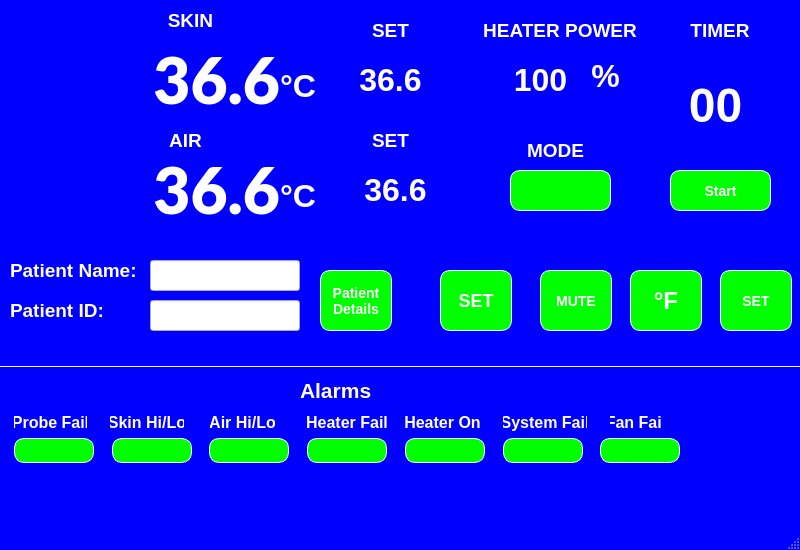
<?xml version="1.0" encoding="UTF-8"?>
<ui version="4.0">
 <class>MainWindow</class>
 <widget class="QMainWindow" name="MainWindow">
  <property name="geometry">
   <rect>
    <x>0</x>
    <y>0</y>
    <width>800</width>
    <height>550</height>
   </rect>
  </property>
  <property name="minimumSize">
   <size>
    <width>800</width>
    <height>550</height>
   </size>
  </property>
  <property name="maximumSize">
   <size>
    <width>870</width>
    <height>550</height>
   </size>
  </property>
  <property name="cursor">
   <cursorShape>PointingHandCursor</cursorShape>
  </property>
  <property name="windowTitle">
   <string>MainWindow</string>
  </property>
  <property name="styleSheet">
   <string notr="true">QMainWindow{background-color:blue ;}</string>
  </property>
  <widget class="QWidget" name="centralwidget">
   <widget class="QToolButton" name="heaterLabelMode">
    <property name="geometry">
     <rect>
      <x>510</x>
      <y>170</y>
      <width>101</width>
      <height>41</height>
     </rect>
    </property>
    <property name="styleSheet">
     <string notr="true">QToolButton{
    border-style: outset;
    border-width: 1px;
    border-radius: 10px;
    border-color: beige;
    font: bold 14px;
 
    padding: 6px;
    background-color: #00FF00 ;
    color:#FFFFFF;
}
 QToolButton:pressed {
    background-color: gray;
    border-style: inset;
}</string>
    </property>
    <property name="text">
     <string/>
    </property>
    <property name="iconSize">
     <size>
      <width>42</width>
      <height>42</height>
     </size>
    </property>
   </widget>
   <widget class="QToolButton" name="timerButton">
    <property name="geometry">
     <rect>
      <x>670</x>
      <y>170</y>
      <width>101</width>
      <height>41</height>
     </rect>
    </property>
    <property name="styleSheet">
     <string notr="true">QToolButton{
    border-style: outset;
    border-width: 1px;
    border-radius: 10px;
    border-color: beige;
    font: bold 14px;
 
    padding: 6px;
    background-color: #00FF00 ;
    color:#FFFFFF;
}
 QToolButton:pressed {
    background-color: gray;
    border-style: inset;
}</string>
    </property>
    <property name="text">
     <string>Start</string>
    </property>
    <property name="icon">
     <iconset>
      <normaloff>icon/play_white.png</normaloff>icon/play_white.png</iconset>
    </property>
    <property name="iconSize">
     <size>
      <width>42</width>
      <height>42</height>
     </size>
    </property>
   </widget>
   <widget class="Line" name="line">
    <property name="geometry">
     <rect>
      <x>0</x>
      <y>366</y>
      <width>801</width>
      <height>1</height>
     </rect>
    </property>
    <property name="styleSheet">
     <string notr="true">Line{

 
    border-width: 1px;
 
    border-color: beige; 
  
 
    background-color:#aa0000;
}</string>
    </property>
    <property name="orientation">
     <enum>Qt::Horizontal</enum>
    </property>
   </widget>
   <widget class="QToolButton" name="muteToolButton">
    <property name="geometry">
     <rect>
      <x>540</x>
      <y>270</y>
      <width>72</width>
      <height>61</height>
     </rect>
    </property>
    <property name="minimumSize">
     <size>
      <width>72</width>
      <height>61</height>
     </size>
    </property>
    <property name="maximumSize">
     <size>
      <width>72</width>
      <height>61</height>
     </size>
    </property>
    <property name="styleSheet">
     <string notr="true">QToolButton{
    border-style: outset;
    border-width: 1px;
    border-radius: 10px;
    border-color: beige;
    font: bold 14px;
 
    padding: 6px;
    background-color: #00FF00 ;
    color:#FFFFFF;
}
QToolButton:pressed {
    background-color: gray;
    border-style: inset;
}</string>
    </property>
    <property name="text">
     <string>MUTE</string>
    </property>
    <property name="icon">
     <iconset>
      <normaloff>icon/speaker-on-white.png</normaloff>icon/speaker-on-white.png</iconset>
    </property>
    <property name="iconSize">
     <size>
      <width>42</width>
      <height>42</height>
     </size>
    </property>
   </widget>
   <widget class="QToolButton" name="setPointBtn">
    <property name="geometry">
     <rect>
      <x>440</x>
      <y>270</y>
      <width>72</width>
      <height>61</height>
     </rect>
    </property>
    <property name="minimumSize">
     <size>
      <width>72</width>
      <height>61</height>
     </size>
    </property>
    <property name="maximumSize">
     <size>
      <width>72</width>
      <height>61</height>
     </size>
    </property>
    <property name="font">
     <font>
      <pointsize>-1</pointsize>
      <weight>75</weight>
      <italic>false</italic>
      <bold>true</bold>
     </font>
    </property>
    <property name="styleSheet">
     <string notr="true">QToolButton{
    border-style: outset;
    border-width: 1px;
    border-radius: 10px;
    border-color: beige;
     font: bold 18px;
 
    padding: 6px;
    background-color: #00FF00 ;
    color:#FFFFFF;
}
QToolButton:pressed {
    background-color: gray;;
    border-style: inset;
}</string>
    </property>
    <property name="text">
     <string>SET</string>
    </property>
    <property name="iconSize">
     <size>
      <width>42</width>
      <height>42</height>
     </size>
    </property>
   </widget>
   <widget class="QToolButton" name="unitChangeToolButton">
    <property name="geometry">
     <rect>
      <x>630</x>
      <y>270</y>
      <width>72</width>
      <height>61</height>
     </rect>
    </property>
    <property name="minimumSize">
     <size>
      <width>72</width>
      <height>61</height>
     </size>
    </property>
    <property name="maximumSize">
     <size>
      <width>72</width>
      <height>61</height>
     </size>
    </property>
    <property name="font">
     <font>
      <pointsize>-1</pointsize>
      <weight>75</weight>
      <italic>false</italic>
      <bold>true</bold>
     </font>
    </property>
    <property name="styleSheet">
     <string notr="true">QToolButton{
    border-style: outset;
    border-width: 1px;
    border-radius: 10px;
    border-color: beige;
    font: bold 24px;
 
    padding: 6px;
    background-color: #00FF00 ;
    color:#FFFFFF;
}
QToolButton:pressed {
    background-color: gray;
    border-style: inset;
}</string>
    </property>
    <property name="text">
     <string>°F</string>
    </property>
    <property name="iconSize">
     <size>
      <width>42</width>
      <height>42</height>
     </size>
    </property>
   </widget>
   <widget class="QLabel" name="label_10">
    <property name="geometry">
     <rect>
      <x>540</x>
      <y>40</y>
      <width>60</width>
      <height>60</height>
     </rect>
    </property>
    <property name="minimumSize">
     <size>
      <width>60</width>
      <height>60</height>
     </size>
    </property>
    <property name="maximumSize">
     <size>
      <width>60</width>
      <height>60</height>
     </size>
    </property>
    <property name="text">
     <string/>
    </property>
    <property name="pixmap">
     <pixmap>../../.designer/backup/icon/heater_white_60_60.png</pixmap>
    </property>
    <property name="scaledContents">
     <bool>true</bool>
    </property>
   </widget>
   <widget class="QLabel" name="label_9">
    <property name="geometry">
     <rect>
      <x>20</x>
      <y>150</y>
      <width>60</width>
      <height>60</height>
     </rect>
    </property>
    <property name="minimumSize">
     <size>
      <width>60</width>
      <height>60</height>
     </size>
    </property>
    <property name="maximumSize">
     <size>
      <width>60</width>
      <height>60</height>
     </size>
    </property>
    <property name="text">
     <string/>
    </property>
    <property name="pixmap">
     <pixmap>icon/thermometer_60_60.png</pixmap>
    </property>
    <property name="scaledContents">
     <bool>true</bool>
    </property>
   </widget>
   <widget class="QLabel" name="tempLabel4">
    <property name="geometry">
     <rect>
      <x>90</x>
      <y>150</y>
      <width>190</width>
      <height>77</height>
     </rect>
    </property>
    <property name="minimumSize">
     <size>
      <width>190</width>
      <height>77</height>
     </size>
    </property>
    <property name="maximumSize">
     <size>
      <width>190</width>
      <height>77</height>
     </size>
    </property>
    <property name="font">
     <font>
      <family>Lato Black</family>
      <pointsize>48</pointsize>
      <weight>75</weight>
      <bold>true</bold>
     </font>
    </property>
    <property name="styleSheet">
     <string notr="true">QLabel{
  
    color:#FFFFFF;
}
QLabel:pressed {
    background-color: gray;
    border-style: inset;
}</string>
    </property>
    <property name="text">
     <string>36.6</string>
    </property>
    <property name="alignment">
     <set>Qt::AlignRight|Qt::AlignTrailing|Qt::AlignVCenter</set>
    </property>
   </widget>
   <widget class="QLabel" name="setLabelAirTemp">
    <property name="geometry">
     <rect>
      <x>350</x>
      <y>170</y>
      <width>91</width>
      <height>40</height>
     </rect>
    </property>
    <property name="font">
     <font>
      <pointsize>24</pointsize>
      <weight>75</weight>
      <bold>true</bold>
     </font>
    </property>
    <property name="styleSheet">
     <string notr="true">QLabel{
  
    color:#FFFFFF;
}
QLabel:pressed {
    background-color: gray;
    border-style: inset;
}</string>
    </property>
    <property name="text">
     <string>36.6</string>
    </property>
    <property name="alignment">
     <set>Qt::AlignCenter</set>
    </property>
   </widget>
   <widget class="QLabel" name="setTitleLabel4">
    <property name="geometry">
     <rect>
      <x>160</x>
      <y>130</y>
      <width>51</width>
      <height>20</height>
     </rect>
    </property>
    <property name="maximumSize">
     <size>
      <width>150</width>
      <height>20</height>
     </size>
    </property>
    <property name="font">
     <font>
      <pointsize>14</pointsize>
      <weight>75</weight>
      <bold>true</bold>
     </font>
    </property>
    <property name="styleSheet">
     <string notr="true">QLabel{
  
    color:#FFFFFF;
}
QLabel:pressed {
    background-color: gray;
    border-style: inset;
}</string>
    </property>
    <property name="text">
     <string>AIR</string>
    </property>
    <property name="alignment">
     <set>Qt::AlignCenter</set>
    </property>
   </widget>
   <widget class="QLabel" name="setTitleLabel2">
    <property name="geometry">
     <rect>
      <x>360</x>
      <y>130</y>
      <width>61</width>
      <height>20</height>
     </rect>
    </property>
    <property name="maximumSize">
     <size>
      <width>150</width>
      <height>20</height>
     </size>
    </property>
    <property name="font">
     <font>
      <pointsize>14</pointsize>
      <weight>75</weight>
      <bold>true</bold>
     </font>
    </property>
    <property name="styleSheet">
     <string notr="true">QLabel{
  
    color:#FFFFFF;
}
QLabel:pressed {
    background-color: gray;
    border-style: inset;
}</string>
    </property>
    <property name="text">
     <string>SET</string>
    </property>
    <property name="alignment">
     <set>Qt::AlignCenter</set>
    </property>
   </widget>
   <widget class="QLabel" name="label_8">
    <property name="geometry">
     <rect>
      <x>20</x>
      <y>40</y>
      <width>60</width>
      <height>60</height>
     </rect>
    </property>
    <property name="minimumSize">
     <size>
      <width>60</width>
      <height>60</height>
     </size>
    </property>
    <property name="maximumSize">
     <size>
      <width>60</width>
      <height>60</height>
     </size>
    </property>
    <property name="text">
     <string/>
    </property>
    <property name="pixmap">
     <pixmap>icon/thermometer_60_60.png</pixmap>
    </property>
    <property name="scaledContents">
     <bool>true</bool>
    </property>
   </widget>
   <widget class="QLabel" name="setTitleLabel1">
    <property name="geometry">
     <rect>
      <x>350</x>
      <y>20</y>
      <width>81</width>
      <height>20</height>
     </rect>
    </property>
    <property name="font">
     <font>
      <pointsize>14</pointsize>
      <weight>75</weight>
      <bold>true</bold>
     </font>
    </property>
    <property name="styleSheet">
     <string notr="true">QLabel{
  
    color:#FFFFFF;
}
QLabel:pressed {
    background-color: gray;
    border-style: inset;
}</string>
    </property>
    <property name="text">
     <string>SET</string>
    </property>
    <property name="alignment">
     <set>Qt::AlignCenter</set>
    </property>
   </widget>
   <widget class="QLabel" name="setTitleLabel3">
    <property name="geometry">
     <rect>
      <x>160</x>
      <y>10</y>
      <width>61</width>
      <height>20</height>
     </rect>
    </property>
    <property name="maximumSize">
     <size>
      <width>160</width>
      <height>20</height>
     </size>
    </property>
    <property name="font">
     <font>
      <pointsize>14</pointsize>
      <weight>75</weight>
      <bold>true</bold>
     </font>
    </property>
    <property name="styleSheet">
     <string notr="true">QLabel{
  
    color:#FFFFFF;
}
QLabel:pressed {
    background-color: gray;
    border-style: inset;
}</string>
    </property>
    <property name="text">
     <string>SKIN</string>
    </property>
    <property name="alignment">
     <set>Qt::AlignCenter</set>
    </property>
   </widget>
   <widget class="QLabel" name="tempLabel3">
    <property name="geometry">
     <rect>
      <x>90</x>
      <y>40</y>
      <width>190</width>
      <height>77</height>
     </rect>
    </property>
    <property name="minimumSize">
     <size>
      <width>190</width>
      <height>77</height>
     </size>
    </property>
    <property name="maximumSize">
     <size>
      <width>190</width>
      <height>77</height>
     </size>
    </property>
    <property name="font">
     <font>
      <family>Lato Black</family>
      <pointsize>48</pointsize>
      <weight>75</weight>
      <bold>true</bold>
     </font>
    </property>
    <property name="styleSheet">
     <string notr="true">QLabel{
  
    color:#FFFFFF;
}
QLabel:pressed {
    background-color: gray;
    border-style: inset;
}</string>
    </property>
    <property name="text">
     <string>36.6</string>
    </property>
    <property name="alignment">
     <set>Qt::AlignRight|Qt::AlignTrailing|Qt::AlignVCenter</set>
    </property>
   </widget>
   <widget class="QLabel" name="setLabelSkinTemp">
    <property name="geometry">
     <rect>
      <x>340</x>
      <y>60</y>
      <width>101</width>
      <height>40</height>
     </rect>
    </property>
    <property name="maximumSize">
     <size>
      <width>160</width>
      <height>40</height>
     </size>
    </property>
    <property name="font">
     <font>
      <pointsize>24</pointsize>
      <weight>75</weight>
      <bold>true</bold>
     </font>
    </property>
    <property name="styleSheet">
     <string notr="true">QLabel{
  
    color:#FFFFFF;
}
QLabel:pressed {
    background-color: gray;
    border-style: inset;
}</string>
    </property>
    <property name="text">
     <string>36.6</string>
    </property>
    <property name="alignment">
     <set>Qt::AlignCenter</set>
    </property>
   </widget>
   <widget class="QLabel" name="setTitleLabel2_2">
    <property name="geometry">
     <rect>
      <x>510</x>
      <y>140</y>
      <width>91</width>
      <height>20</height>
     </rect>
    </property>
    <property name="maximumSize">
     <size>
      <width>160</width>
      <height>20</height>
     </size>
    </property>
    <property name="font">
     <font>
      <pointsize>14</pointsize>
      <weight>75</weight>
      <bold>true</bold>
     </font>
    </property>
    <property name="styleSheet">
     <string notr="true">QLabel{
  
    color:#FFFFFF;
}
QLabel:pressed {
    background-color: gray;
    border-style: inset;
}</string>
    </property>
    <property name="text">
     <string>MODE</string>
    </property>
    <property name="alignment">
     <set>Qt::AlignCenter</set>
    </property>
   </widget>
   <widget class="QLabel" name="setTitleLabel4_2">
    <property name="geometry">
     <rect>
      <x>480</x>
      <y>20</y>
      <width>160</width>
      <height>20</height>
     </rect>
    </property>
    <property name="maximumSize">
     <size>
      <width>160</width>
      <height>20</height>
     </size>
    </property>
    <property name="font">
     <font>
      <pointsize>14</pointsize>
      <weight>75</weight>
      <bold>true</bold>
     </font>
    </property>
    <property name="styleSheet">
     <string notr="true">QLabel{
  
    color:#FFFFFF;
}
QLabel:pressed {
    background-color: gray;
    border-style: inset;
}</string>
    </property>
    <property name="text">
     <string>HEATER POWER</string>
    </property>
    <property name="alignment">
     <set>Qt::AlignCenter</set>
    </property>
    <property name="wordWrap">
     <bool>true</bool>
    </property>
   </widget>
   <widget class="QLabel" name="heaterLabelShow">
    <property name="geometry">
     <rect>
      <x>500</x>
      <y>60</y>
      <width>81</width>
      <height>40</height>
     </rect>
    </property>
    <property name="maximumSize">
     <size>
      <width>150</width>
      <height>40</height>
     </size>
    </property>
    <property name="font">
     <font>
      <pointsize>24</pointsize>
      <weight>75</weight>
      <bold>true</bold>
     </font>
    </property>
    <property name="styleSheet">
     <string notr="true">QLabel{
  
    color:#FFFFFF;
}
QLabel:pressed {
    background-color: gray;
    border-style: inset;
}</string>
    </property>
    <property name="text">
     <string>100</string>
    </property>
    <property name="alignment">
     <set>Qt::AlignCenter</set>
    </property>
   </widget>
   <widget class="QToolButton" name="patientDetailsToolButton">
    <property name="geometry">
     <rect>
      <x>320</x>
      <y>270</y>
      <width>72</width>
      <height>61</height>
     </rect>
    </property>
    <property name="minimumSize">
     <size>
      <width>72</width>
      <height>61</height>
     </size>
    </property>
    <property name="maximumSize">
     <size>
      <width>72</width>
      <height>61</height>
     </size>
    </property>
    <property name="styleSheet">
     <string notr="true">QToolButton{
    border-style: outset;
    border-width: 1px;
    border-radius: 10px;
    border-color: beige;
    font: bold 14px;
 
    padding: 6px;
    background-color: #00FF00 ;
    color:#FFFFFF;
}
QToolButton:pressed {
    background-color: gray;
    border-style: inset;
}</string>
    </property>
    <property name="text">
     <string>Patient 
Details</string>
    </property>
    <property name="iconSize">
     <size>
      <width>42</width>
      <height>42</height>
     </size>
    </property>
   </widget>
   <widget class="QLabel" name="setTitleLabel2_4">
    <property name="geometry">
     <rect>
      <x>10</x>
      <y>290</y>
      <width>100</width>
      <height>40</height>
     </rect>
    </property>
    <property name="minimumSize">
     <size>
      <width>100</width>
      <height>40</height>
     </size>
    </property>
    <property name="maximumSize">
     <size>
      <width>100</width>
      <height>40</height>
     </size>
    </property>
    <property name="font">
     <font>
      <pointsize>14</pointsize>
      <weight>75</weight>
      <bold>true</bold>
     </font>
    </property>
    <property name="styleSheet">
     <string notr="true">QLabel{
  
    color:#FFFFFF;
}
QLabel:pressed {
    background-color: gray;
    border-style: inset;
}</string>
    </property>
    <property name="text">
     <string>Patient ID:</string>
    </property>
    <property name="alignment">
     <set>Qt::AlignLeading|Qt::AlignLeft|Qt::AlignVCenter</set>
    </property>
   </widget>
   <widget class="QLineEdit" name="patientIdLineEdit">
    <property name="geometry">
     <rect>
      <x>150</x>
      <y>300</y>
      <width>150</width>
      <height>31</height>
     </rect>
    </property>
    <property name="minimumSize">
     <size>
      <width>0</width>
      <height>0</height>
     </size>
    </property>
    <property name="maximumSize">
     <size>
      <width>150</width>
      <height>40</height>
     </size>
    </property>
   </widget>
   <widget class="QLineEdit" name="patientNameLineEdit">
    <property name="geometry">
     <rect>
      <x>150</x>
      <y>260</y>
      <width>150</width>
      <height>31</height>
     </rect>
    </property>
    <property name="maximumSize">
     <size>
      <width>150</width>
      <height>40</height>
     </size>
    </property>
   </widget>
   <widget class="QLabel" name="setTitleLabel2_3">
    <property name="geometry">
     <rect>
      <x>10</x>
      <y>250</y>
      <width>131</width>
      <height>40</height>
     </rect>
    </property>
    <property name="minimumSize">
     <size>
      <width>100</width>
      <height>40</height>
     </size>
    </property>
    <property name="font">
     <font>
      <pointsize>14</pointsize>
      <weight>75</weight>
      <bold>true</bold>
     </font>
    </property>
    <property name="styleSheet">
     <string notr="true">QLabel{
  
    color:#FFFFFF;
}
QLabel:pressed {
    background-color: gray;
    border-style: inset;
}</string>
    </property>
    <property name="text">
     <string>Patient Name:</string>
    </property>
    <property name="alignment">
     <set>Qt::AlignLeading|Qt::AlignLeft|Qt::AlignVCenter</set>
    </property>
   </widget>
   <widget class="QLabel" name="label_7">
    <property name="geometry">
     <rect>
      <x>300</x>
      <y>380</y>
      <width>100</width>
      <height>20</height>
     </rect>
    </property>
    <property name="minimumSize">
     <size>
      <width>100</width>
      <height>20</height>
     </size>
    </property>
    <property name="maximumSize">
     <size>
      <width>100</width>
      <height>20</height>
     </size>
    </property>
    <property name="font">
     <font>
      <pointsize>16</pointsize>
      <weight>75</weight>
      <bold>true</bold>
     </font>
    </property>
    <property name="styleSheet">
     <string notr="true">QLabel{
  
    color:#FFFFFF;
}
QLabel:pressed {
    background-color: gray;
    border-style: inset;
}</string>
    </property>
    <property name="text">
     <string>Alarms</string>
    </property>
    <property name="alignment">
     <set>Qt::AlignLeading|Qt::AlignLeft|Qt::AlignVCenter</set>
    </property>
   </widget>
   <widget class="QLabel" name="timerShowLabel">
    <property name="geometry">
     <rect>
      <x>650</x>
      <y>70</y>
      <width>131</width>
      <height>71</height>
     </rect>
    </property>
    <property name="font">
     <font>
      <pointsize>36</pointsize>
      <weight>75</weight>
      <bold>true</bold>
     </font>
    </property>
    <property name="styleSheet">
     <string notr="true">QLabel{
  
    color:#FFFFFF;
}
QLabel:pressed {
    background-color: gray;
    border-style: inset;
}</string>
    </property>
    <property name="midLineWidth">
     <number>100</number>
    </property>
    <property name="text">
     <string>00</string>
    </property>
    <property name="alignment">
     <set>Qt::AlignCenter</set>
    </property>
   </widget>
   <widget class="QLabel" name="label_11">
    <property name="geometry">
     <rect>
      <x>670</x>
      <y>20</y>
      <width>100</width>
      <height>20</height>
     </rect>
    </property>
    <property name="minimumSize">
     <size>
      <width>100</width>
      <height>20</height>
     </size>
    </property>
    <property name="maximumSize">
     <size>
      <width>100</width>
      <height>20</height>
     </size>
    </property>
    <property name="font">
     <font>
      <pointsize>14</pointsize>
      <weight>75</weight>
      <bold>true</bold>
     </font>
    </property>
    <property name="layoutDirection">
     <enum>Qt::LeftToRight</enum>
    </property>
    <property name="styleSheet">
     <string notr="true">QLabel{
  
    color:#FFFFFF;
}
QLabel:pressed {
    background-color: gray;
    border-style: inset;
}</string>
    </property>
    <property name="text">
     <string>TIMER</string>
    </property>
    <property name="alignment">
     <set>Qt::AlignCenter</set>
    </property>
   </widget>
   <widget class="QLabel" name="label">
    <property name="geometry">
     <rect>
      <x>706</x>
      <y>400</y>
      <width>81</width>
      <height>71</height>
     </rect>
    </property>
    <property name="text">
     <string/>
    </property>
    <property name="pixmap">
     <pixmap>icon/SST.png</pixmap>
    </property>
    <property name="scaledContents">
     <bool>true</bool>
    </property>
   </widget>
   <widget class="QLabel" name="label_2">
    <property name="geometry">
     <rect>
      <x>590</x>
      <y>60</y>
      <width>31</width>
      <height>31</height>
     </rect>
    </property>
    <property name="font">
     <font>
      <pointsize>24</pointsize>
      <weight>75</weight>
      <bold>true</bold>
     </font>
    </property>
    <property name="styleSheet">
     <string notr="true">QLabel{
  
    color:#FFFFFF;
}</string>
    </property>
    <property name="text">
     <string>%</string>
    </property>
    <property name="scaledContents">
     <bool>true</bool>
    </property>
    <property name="alignment">
     <set>Qt::AlignCenter</set>
    </property>
   </widget>
   <widget class="QLabel" name="skinTempUnit">
    <property name="geometry">
     <rect>
      <x>280</x>
      <y>60</y>
      <width>41</width>
      <height>51</height>
     </rect>
    </property>
    <property name="font">
     <font>
      <pointsize>24</pointsize>
      <weight>75</weight>
      <bold>true</bold>
     </font>
    </property>
    <property name="styleSheet">
     <string notr="true">QLabel{
  
    color:#FFFFFF;
}</string>
    </property>
    <property name="text">
     <string>°C</string>
    </property>
    <property name="scaledContents">
     <bool>true</bool>
    </property>
   </widget>
   <widget class="QLabel" name="airTempUnit">
    <property name="geometry">
     <rect>
      <x>280</x>
      <y>170</y>
      <width>41</width>
      <height>51</height>
     </rect>
    </property>
    <property name="font">
     <font>
      <pointsize>24</pointsize>
      <weight>75</weight>
      <bold>true</bold>
     </font>
    </property>
    <property name="styleSheet">
     <string notr="true">QLabel{
  
    color:#FFFFFF;
}</string>
    </property>
    <property name="text">
     <string>°C</string>
    </property>
    <property name="scaledContents">
     <bool>true</bool>
    </property>
   </widget>
   <widget class="QLabel" name="probeLabel">
    <property name="geometry">
     <rect>
      <x>14</x>
      <y>412</y>
      <width>73</width>
      <height>20</height>
     </rect>
    </property>
    <property name="font">
     <font>
      <pointsize>12</pointsize>
      <weight>75</weight>
      <bold>true</bold>
     </font>
    </property>
    <property name="styleSheet">
     <string notr="true">QLabel{
  
    color:#FFFFFF;
}
QLabel:pressed {
    background-color: gray;
    border-style: inset;
}</string>
    </property>
    <property name="text">
     <string>Probe Fail</string>
    </property>
    <property name="alignment">
     <set>Qt::AlignCenter</set>
    </property>
   </widget>
   <widget class="QLabel" name="probeIconLabel">
    <property name="geometry">
     <rect>
      <x>14</x>
      <y>438</y>
      <width>80</width>
      <height>25</height>
     </rect>
    </property>
    <property name="minimumSize">
     <size>
      <width>80</width>
      <height>25</height>
     </size>
    </property>
    <property name="styleSheet">
     <string notr="true">QLabel{
    border-style: outset;
    border-width: 1px;
    border-radius: 10px;
    border-color: beige;
    font: bold 14px;
 
    padding: 6px;
    background-color: #00FF00 ;
    color:#FFFFFF;
}
QLabel:pressed {
    background-color: gray;
    border-style: inset;
}</string>
    </property>
    <property name="text">
     <string/>
    </property>
    <property name="alignment">
     <set>Qt::AlignCenter</set>
    </property>
   </widget>
   <widget class="QLabel" name="fanFailLabel">
    <property name="geometry">
     <rect>
      <x>610</x>
      <y>412</y>
      <width>52</width>
      <height>20</height>
     </rect>
    </property>
    <property name="font">
     <font>
      <pointsize>12</pointsize>
      <weight>75</weight>
      <bold>true</bold>
     </font>
    </property>
    <property name="layoutDirection">
     <enum>Qt::LeftToRight</enum>
    </property>
    <property name="styleSheet">
     <string notr="true">QLabel{
  
    color:#FFFFFF;
}
QLabel:pressed {
    background-color: gray;
    border-style: inset;
}</string>
    </property>
    <property name="text">
     <string>Fan Fail</string>
    </property>
    <property name="scaledContents">
     <bool>false</bool>
    </property>
    <property name="alignment">
     <set>Qt::AlignCenter</set>
    </property>
   </widget>
   <widget class="QLabel" name="fanFailIcon">
    <property name="geometry">
     <rect>
      <x>600</x>
      <y>438</y>
      <width>80</width>
      <height>25</height>
     </rect>
    </property>
    <property name="minimumSize">
     <size>
      <width>80</width>
      <height>25</height>
     </size>
    </property>
    <property name="styleSheet">
     <string notr="true">QLabel{
    border-style: outset;
    border-width: 1px;
    border-radius: 10px;
    border-color: beige;
    font: bold 14px;
 
    padding: 6px;
    background-color: #00FF00 ;
    color:#FFFFFF;
}
QLabel:pressed {
    background-color: gray;
    border-style: inset;
}</string>
    </property>
    <property name="text">
     <string/>
    </property>
    <property name="alignment">
     <set>Qt::AlignCenter</set>
    </property>
   </widget>
   <widget class="QLabel" name="tempHighLabel">
    <property name="geometry">
     <rect>
      <x>110</x>
      <y>412</y>
      <width>74</width>
      <height>20</height>
     </rect>
    </property>
    <property name="font">
     <font>
      <pointsize>12</pointsize>
      <weight>75</weight>
      <bold>true</bold>
     </font>
    </property>
    <property name="styleSheet">
     <string notr="true">QLabel{
  
    color:#FFFFFF;
}
QLabel:pressed {
    background-color: gray;
    border-style: inset;
}</string>
    </property>
    <property name="text">
     <string>Skin Hi/Lo</string>
    </property>
    <property name="alignment">
     <set>Qt::AlignCenter</set>
    </property>
   </widget>
   <widget class="QLabel" name="tempHighIconLabel">
    <property name="geometry">
     <rect>
      <x>112</x>
      <y>438</y>
      <width>80</width>
      <height>25</height>
     </rect>
    </property>
    <property name="minimumSize">
     <size>
      <width>80</width>
      <height>25</height>
     </size>
    </property>
    <property name="styleSheet">
     <string notr="true">QLabel{
    border-style: outset;
    border-width: 1px;
    border-radius: 10px;
    border-color: beige;
    font: bold 14px;
 
    padding: 6px;
    background-color: #00FF00 ;
    color:#FFFFFF;
}
QLabel:pressed {
    background-color: gray;
    border-style: inset;
}</string>
    </property>
    <property name="text">
     <string/>
    </property>
    <property name="alignment">
     <set>Qt::AlignCenter</set>
    </property>
   </widget>
   <widget class="QLabel" name="heaterLabelFail">
    <property name="geometry">
     <rect>
      <x>307</x>
      <y>412</y>
      <width>80</width>
      <height>20</height>
     </rect>
    </property>
    <property name="font">
     <font>
      <pointsize>12</pointsize>
      <weight>75</weight>
      <bold>true</bold>
     </font>
    </property>
    <property name="styleSheet">
     <string notr="true">QLabel{
  
    color:#FFFFFF;
}
QLabel:pressed {
    background-color: gray;
    border-style: inset;
}</string>
    </property>
    <property name="text">
     <string>Heater Fail</string>
    </property>
    <property name="alignment">
     <set>Qt::AlignCenter</set>
    </property>
   </widget>
   <widget class="QLabel" name="heaterIconLabel">
    <property name="geometry">
     <rect>
      <x>307</x>
      <y>438</y>
      <width>80</width>
      <height>25</height>
     </rect>
    </property>
    <property name="minimumSize">
     <size>
      <width>80</width>
      <height>25</height>
     </size>
    </property>
    <property name="styleSheet">
     <string notr="true">QLabel{
    border-style: outset;
    border-width: 1px;
    border-radius: 10px;
    border-color: beige;
    font: bold 14px;
 
    padding: 6px;
    background-color: #00FF00 ;
    color:#FFFFFF;
}
QLabel:pressed {
    background-color: gray;
    border-style: inset;
}</string>
    </property>
    <property name="text">
     <string/>
    </property>
    <property name="alignment">
     <set>Qt::AlignCenter</set>
    </property>
   </widget>
   <widget class="QLabel" name="powerLabelFail">
    <property name="geometry">
     <rect>
      <x>405</x>
      <y>412</y>
      <width>75</width>
      <height>20</height>
     </rect>
    </property>
    <property name="font">
     <font>
      <pointsize>12</pointsize>
      <weight>75</weight>
      <bold>true</bold>
     </font>
    </property>
    <property name="styleSheet">
     <string notr="true">QLabel{
  
    color:#FFFFFF;
}
QLabel:pressed {
    background-color: gray;
    border-style: inset;
}</string>
    </property>
    <property name="text">
     <string>Heater On</string>
    </property>
    <property name="alignment">
     <set>Qt::AlignCenter</set>
    </property>
   </widget>
   <widget class="QLabel" name="powerIconLabel">
    <property name="geometry">
     <rect>
      <x>405</x>
      <y>438</y>
      <width>80</width>
      <height>25</height>
     </rect>
    </property>
    <property name="minimumSize">
     <size>
      <width>80</width>
      <height>25</height>
     </size>
    </property>
    <property name="styleSheet">
     <string notr="true">QLabel{
    border-style: outset;
    border-width: 1px;
    border-radius: 10px;
    border-color: beige;
    font: bold 14px;
 
    padding: 6px;
    background-color: #00FF00 ;
    color:#FFFFFF;
}
QLabel:pressed {
    background-color: gray;
    border-style: inset;
}</string>
    </property>
    <property name="text">
     <string/>
    </property>
    <property name="alignment">
     <set>Qt::AlignCenter</set>
    </property>
   </widget>
   <widget class="QLabel" name="systemLabelFail">
    <property name="geometry">
     <rect>
      <x>503</x>
      <y>412</y>
      <width>84</width>
      <height>20</height>
     </rect>
    </property>
    <property name="font">
     <font>
      <pointsize>12</pointsize>
      <weight>75</weight>
      <bold>true</bold>
     </font>
    </property>
    <property name="layoutDirection">
     <enum>Qt::LeftToRight</enum>
    </property>
    <property name="styleSheet">
     <string notr="true">QLabel{
  
    color:#FFFFFF;
}
QLabel:pressed {
    background-color: gray;
    border-style: inset;
}</string>
    </property>
    <property name="text">
     <string>System Fail</string>
    </property>
    <property name="scaledContents">
     <bool>false</bool>
    </property>
    <property name="alignment">
     <set>Qt::AlignCenter</set>
    </property>
   </widget>
   <widget class="QLabel" name="systemIconLabel">
    <property name="geometry">
     <rect>
      <x>503</x>
      <y>438</y>
      <width>80</width>
      <height>25</height>
     </rect>
    </property>
    <property name="minimumSize">
     <size>
      <width>80</width>
      <height>25</height>
     </size>
    </property>
    <property name="styleSheet">
     <string notr="true">QLabel{
    border-style: outset;
    border-width: 1px;
    border-radius: 10px;
    border-color: beige;
    font: bold 14px;
 
    padding: 6px;
    background-color: #00FF00 ;
    color:#FFFFFF;
}
QLabel:pressed {
    background-color: gray;
    border-style: inset;
}</string>
    </property>
    <property name="text">
     <string/>
    </property>
    <property name="alignment">
     <set>Qt::AlignCenter</set>
    </property>
   </widget>
   <widget class="QLabel" name="tempLowIconLabel">
    <property name="geometry">
     <rect>
      <x>209</x>
      <y>438</y>
      <width>80</width>
      <height>25</height>
     </rect>
    </property>
    <property name="minimumSize">
     <size>
      <width>80</width>
      <height>25</height>
     </size>
    </property>
    <property name="styleSheet">
     <string notr="true">QLabel{
    border-style: outset;
    border-width: 1px;
    border-radius: 10px;
    border-color: beige;
    font: bold 14px;
 
    padding: 6px;
    background-color: #00FF00 ;
    color:#FFFFFF;
}
QLabel:pressed {
    background-color: gray;
    border-style: inset;
}</string>
    </property>
    <property name="text">
     <string/>
    </property>
    <property name="alignment">
     <set>Qt::AlignCenter</set>
    </property>
   </widget>
   <widget class="QLabel" name="tempLowLabel">
    <property name="geometry">
     <rect>
      <x>210</x>
      <y>412</y>
      <width>65</width>
      <height>20</height>
     </rect>
    </property>
    <property name="font">
     <font>
      <pointsize>12</pointsize>
      <weight>75</weight>
      <bold>true</bold>
     </font>
    </property>
    <property name="styleSheet">
     <string notr="true">QLabel{
  
    color:#FFFFFF;
}
QLabel:pressed {
    background-color: gray;
    border-style: inset;
}</string>
    </property>
    <property name="text">
     <string>Air Hi/Lo</string>
    </property>
    <property name="alignment">
     <set>Qt::AlignCenter</set>
    </property>
   </widget>
   <widget class="QToolButton" name="openSettingDialog">
    <property name="geometry">
     <rect>
      <x>720</x>
      <y>270</y>
      <width>72</width>
      <height>61</height>
     </rect>
    </property>
    <property name="minimumSize">
     <size>
      <width>72</width>
      <height>61</height>
     </size>
    </property>
    <property name="maximumSize">
     <size>
      <width>72</width>
      <height>61</height>
     </size>
    </property>
    <property name="styleSheet">
     <string notr="true">QToolButton{
    border-style: outset;
    border-width: 1px;
    border-radius: 10px;
    border-color: beige;
    font: bold 14px;
 
    padding: 6px;
    background-color: #00FF00 ;
    color:#FFFFFF;
}
QToolButton:pressed {
    background-color: gray;;
    border-style: inset;
}</string>
    </property>
    <property name="text">
     <string>SET</string>
    </property>
    <property name="icon">
     <iconset>
      <normaloff>icon/settings_white_color.png</normaloff>icon/settings_white_color.png</iconset>
    </property>
    <property name="iconSize">
     <size>
      <width>42</width>
      <height>42</height>
     </size>
    </property>
   </widget>
  </widget>
  <widget class="QStatusBar" name="statusbar"/>
 </widget>
 <tabstops>
  <tabstop>patientIdLineEdit</tabstop>
  <tabstop>patientDetailsToolButton</tabstop>
  <tabstop>setPointBtn</tabstop>
  <tabstop>muteToolButton</tabstop>
  <tabstop>unitChangeToolButton</tabstop>
  <tabstop>timerButton</tabstop>
  <tabstop>heaterLabelMode</tabstop>
  <tabstop>patientNameLineEdit</tabstop>
 </tabstops>
 <resources/>
 <connections/>
</ui>
